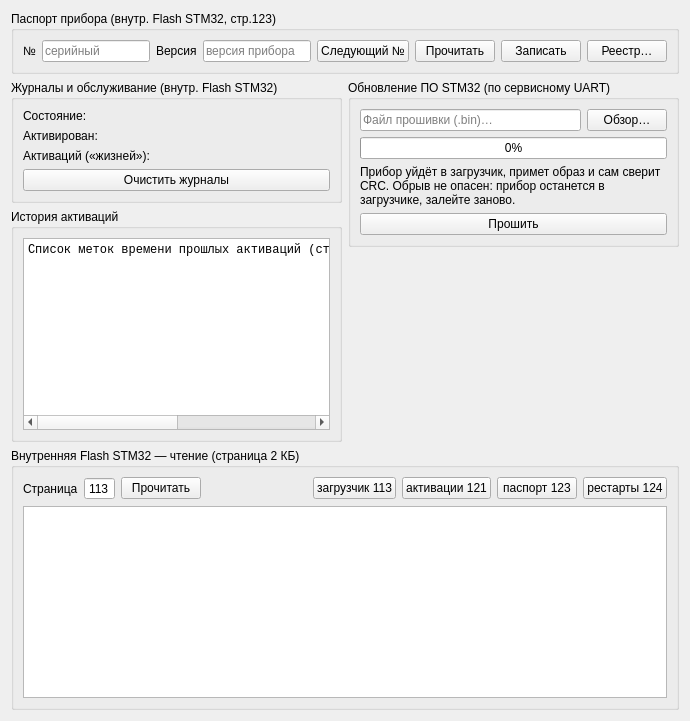
      <widget class="QWidget" name="tabFlashStm">
       <attribute name="title"><string>FLASH STM</string></attribute>
       <layout class="QVBoxLayout" name="flashStmLayout">
        <item>
         <widget class="QGroupBox" name="groupDevInfo">
          <property name="title"><string>Паспорт прибора (внутр. Flash STM32, стр.123)</string></property>
          <layout class="QHBoxLayout" name="devInfoLayout">
           <!-- Порядок: № — Дата — Тип, дальше кнопки (06.08.2026).
                «Тип» БЕЗ выбора: вариант прибор сообщает сам по WHO_AM_I
                датчика, руками его задавать нечего. Ширины заданы явно —
                иначе длинный серийник прокручивался и был виден хвост. -->
           <item><widget class="QLabel" name="lblSerialCap"><property name="text"><string>№</string></property></widget></item>
           <item><widget class="QLineEdit" name="editSerial"><property name="text"><string/></property><property name="minimumWidth"><number>120</number></property><property name="maximumWidth"><number>150</number></property><property name="placeholderText"><string>серийный</string></property></widget></item>
           <!-- Версия ПО прибора рядом с номером (06.08.2026): её надо видеть
                при паспортизации, чтобы не записать прибор с чужой прошивкой.
                Только показ — приходит от прибора по WHO_AM_I. -->
           <item><widget class="QLabel" name="lblFwVerCap"><property name="text"><string>Версия</string></property></widget></item>
           <item><widget class="QLineEdit" name="editFwVer"><property name="readOnly"><bool>true</bool></property><property name="minimumWidth"><number>140</number></property><property name="maximumWidth"><number>170</number></property><property name="placeholderText"><string>версия прибора</string></property><property name="toolTip"><string>Версия прошивки прибора (ГГ.ММ.ДД ЧЧ.ММ) — приходит по WHO_AM_I</string></property></widget></item>

           <!-- Реестр приборов (06.08.2026): номер выдаёт программа, оператор
                подтверждает. Следующий свободный — первый незанятый в index.txt. -->
           <item><widget class="QPushButton" name="btnSerialNext"><property name="text"><string>Следующий №</string></property><property name="toolTip"><string>Подставить следующий свободный номер из реестра и сегодняшнюю дату</string></property></widget></item>
           <item><widget class="QPushButton" name="btnDevInfoRead"><property name="text"><string>Прочитать</string></property></widget></item>
           <item><widget class="QPushButton" name="btnDevInfoWrite"><property name="text"><string>Записать</string></property></widget></item>
           <item><widget class="QPushButton" name="btnRegistryOpen"><property name="text"><string>Реестр…</string></property><property name="toolTip"><string>Открыть папку реестра приборов</string></property></widget></item>
          </layout>
         </widget>
        </item>
        <item>
         <layout class="QHBoxLayout" name="flashStmColumns">
          <item>
           <layout class="QVBoxLayout" name="flashStmColLeft">
            <item>
             <widget class="QGroupBox" name="groupJournals">
              <property name="title"><string>Журналы и обслуживание (внутр. Flash STM32)</string></property>
              <layout class="QVBoxLayout" name="journalsLayout">
               <item>
                <layout class="QHBoxLayout" name="actStateRow">
                 <item><widget class="QLabel" name="lblActStateCap"><property name="text"><string>Состояние:</string></property></widget></item>
                 <item><widget class="QLabel" name="lblActState"><property name="text"><string> </string></property></widget></item>
                 <item><spacer name="actStateSpacer"><property name="orientation"><enum>Qt::Horizontal</enum></property><property name="sizeHint" stdset="0"><size><width>10</width><height>10</height></size></property></spacer></item>
                </layout>
               </item>
               <item>
                <layout class="QHBoxLayout" name="actTsRow">
                 <item><widget class="QLabel" name="lblActTsCap"><property name="text"><string>Активирован:</string></property></widget></item>
                 <item><widget class="QLabel" name="lblActTs"><property name="text"><string> </string></property></widget></item>
                 <item><spacer name="actTsSpacer"><property name="orientation"><enum>Qt::Horizontal</enum></property><property name="sizeHint" stdset="0"><size><width>10</width><height>10</height></size></property></spacer></item>
                </layout>
               </item>
               <item>
                <layout class="QHBoxLayout" name="actCountRow">
                 <item><widget class="QLabel" name="lblActCountCap"><property name="text"><string>Активаций («жизней»):</string></property></widget></item>
                 <item><widget class="QLabel" name="lblActCount"><property name="text"><string> </string></property></widget></item>
                 <item><spacer name="actCountSpacer"><property name="orientation"><enum>Qt::Horizontal</enum></property><property name="sizeHint" stdset="0"><size><width>10</width><height>10</height></size></property></spacer></item>
                </layout>
               </item>
               <item><widget class="QPushButton" name="btnClearJournals"><property name="text"><string>Очистить журналы</string></property></widget></item>
              </layout>
             </widget>
            </item>
            <item>
             <widget class="QGroupBox" name="groupActHistory">
              <property name="title"><string>История активаций</string></property>
              <layout class="QVBoxLayout" name="actHistoryLayout">
               <item><widget class="QPlainTextEdit" name="actHistory"><property name="readOnly"><bool>true</bool></property><property name="font"><font><family>Consolas</family></font></property><property name="lineWrapMode"><enum>QPlainTextEdit::NoWrap</enum></property><property name="plainText"><string>Список меток времени прошлых активаций (стр.121). Обновляется при открытии вкладки.</string></property></widget></item>
              </layout>
             </widget>
            </item>
           </layout>
          </item>
          <item>
           <layout class="QVBoxLayout" name="flashStmColRight">
            <item>
             <widget class="QGroupBox" name="groupFwUpdate">
              <property name="title"><string>Обновление ПО STM32 (по сервисному UART)</string></property>
              <layout class="QVBoxLayout" name="fwUpdateLayout">
               <item>
                <layout class="QHBoxLayout" name="fwFileRow">
                 <item><widget class="QLineEdit" name="editFwFile"><property name="readOnly"><bool>true</bool></property><property name="placeholderText"><string>Файл прошивки (.bin)…</string></property></widget></item>
                 <item><widget class="QPushButton" name="btnFwBrowse"><property name="text"><string>Обзор…</string></property></widget></item>
                </layout>
               </item>
               <item><widget class="QProgressBar" name="barFwUpdate"><property name="value"><number>0</number></property></widget></item>
               <item><widget class="QLabel" name="lblFwUpdateNote"><property name="text"><string>Прибор уйдёт в загрузчик, примет образ и сам сверит CRC. Обрыв не опасен: прибор останется в загрузчике, залейте заново.</string></property><property name="wordWrap"><bool>true</bool></property></widget></item>
               <item><widget class="QPushButton" name="btnFwUpdate"><property name="text"><string>Прошить</string></property></widget></item>
              </layout>
             </widget>
            </item>
            <item>
             <spacer name="flashStmRightSpacer">
              <property name="orientation"><enum>Qt::Vertical</enum></property>
              <property name="sizeHint" stdset="0"><size><width>20</width><height>40</height></size></property>
             </spacer>
            </item>
           </layout>
          </item>
         </layout>
        </item>
        <!-- Чтение внутренней Flash STM32 (05.08.2026). Занимает место бывшего
             распорки внизу вкладки: окно нужно широкое, гекс-строка длинная.
             ⚠ Не путать с «Тестом памяти» — тот читает ВНЕШНИЙ NOR (чип данных,
             страница 256 Б). Здесь внутренняя память МК: страница 2 КБ, в ней
             код, паспорт, калибровки, журналы и секция загрузчика. -->
        <item>
         <widget class="QGroupBox" name="groupIflashRead">
          <property name="title"><string>Внутренняя Flash STM32 — чтение (страница 2 КБ)</string></property>
          <layout class="QVBoxLayout" name="iflashLayout">
           <item>
            <layout class="QHBoxLayout" name="iflashCtlRow">
             <item><widget class="QLabel" name="lblIflashPageCap"><property name="text"><string>Страница</string></property></widget></item>
             <item>
              <widget class="QSpinBox" name="spinIflashPage">
               <property name="minimum"><number>0</number></property>
               <property name="maximum"><number>127</number></property>
               <property name="value"><number>113</number></property>
               <property name="buttonSymbols"><enum>QAbstractSpinBox::NoButtons</enum></property>
               <property name="minimumWidth"><number>60</number></property>
              </widget>
             </item>
             <item><widget class="QPushButton" name="btnIflashRead"><property name="text"><string>Прочитать</string></property></widget></item>
             <item><widget class="QLabel" name="lblIflashAddr"><property name="text"><string> </string></property></widget></item>
             <item><spacer name="iflashCtlSpacer"><property name="orientation"><enum>Qt::Horizontal</enum></property><property name="sizeHint" stdset="0"><size><width>20</width><height>10</height></size></property></spacer></item>
             <item><widget class="QPushButton" name="btnIflashBoot"><property name="text"><string>загрузчик 113</string></property></widget></item>
             <item><widget class="QPushButton" name="btnIflashAct"><property name="text"><string>активации 121</string></property></widget></item>
             <item><widget class="QPushButton" name="btnIflashCfg"><property name="text"><string>паспорт 123</string></property></widget></item>
             <item><widget class="QPushButton" name="btnIflashJrn"><property name="text"><string>рестарты 124</string></property></widget></item>
            </layout>
           </item>
           <item>
            <widget class="QPlainTextEdit" name="iflashDump">
             <property name="readOnly"><bool>true</bool></property>
             <property name="lineWrapMode"><enum>QPlainTextEdit::NoWrap</enum></property>
             <property name="minimumHeight"><number>220</number></property>
             <property name="font"><font><family>Consolas</family><pointsize>9</pointsize></font></property>
            </widget>
           </item>
          </layout>
         </widget>
        </item>
       </layout>
      </widget>
